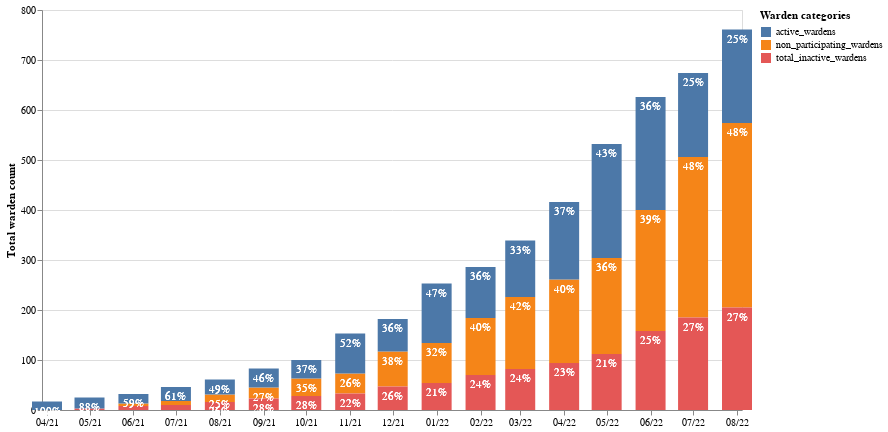

Notebook source saved alongside this figure:
### Code cell
(bars + active_labels + non_p_labels + inactive_labels).properties(width=700,height=400)

### Figure 1 — Vega-Lite specification as saved in the notebook (floating-point values rounded to 4 significant figures)
{"config": {"view": {"continuousWidth": 400, "continuousHeight": 300}}, "layer": [{"mark": {"type": "bar", "size": 30}, "encoding": {"color": {"field": "column", "title": "Warden categories", "type": "nominal"}, "x": {"axis": {"format": "%m/%y", "grid": false, "title": ""}, "field": "date", "type": "temporal"}, "y": {"axis": {"title": "Total warden count"}, "field": "value", "type": "quantitative"}}, "transform": [{"fold": ["non_participating_wardens", "total_inactive_wardens", "active_wardens"], "as": ["column", "value"]}]}, {"mark": {"type": "text", "color": "white", "dy": 10}, "encoding": {"text": {"field": "percentActive", "format": ".0%", "type": "quantitative"}, "x": {"axis": {"format": "%m/%y", "grid": false, "title": ""}, "field": "date", "type": "temporal"}, "y": {"field": "total_wardens", "type": "quantitative"}}, "transform": [{"fold": ["non_participating_wardens", "total_inactive_wardens", "active_wardens"], "as": ["column", "value"]}, {"calculate": "datum.active_wardens / datum.total_wardens", "as": "percentActive"}, {"calculate": "datum.non_participating_wardens / datum.total_wardens", "as": "percentNonParticipating"}, {"calculate": "datum.total_inactive_wardens / datum.total_wardens", "as": "percentInactive"}]}, {"mark": {"type": "text", "color": "white", "dy": 10}, "encoding": {"opacity": {"condition": {"value": 1, "test": "datum.non_participating_wardens > 10"}, "value": 0}, "text": {"field": "percentNonParticipating", "format": ".0%", "type": "quantitative"}, "x": {"axis": {"format": "%m/%y", "grid": false, "title": ""}, "field": "date", "type": "temporal"}, "y": {"field": "dy", "type": "quantitative"}}, "transform": [{"fold": ["non_participating_wardens", "total_inactive_wardens", "active_wardens"], "as": ["column", "value"]}, {"calculate": "datum.non_participating_wardens + datum.total_inactive_wardens", "as": "dy"}, {"calculate": "datum.non_participating_wardens / datum.total_wardens", "as": "percentNonParticipating"}]}, {"mark": {"type": "text", "color": "white", "dy": 10}, "encoding": {"opacity": {"condition": {"value": 1, "test": "datum.total_inactive_wardens > 10"}, "value": 0}, "text": {"field": "percentInactive", "format": ".0%", "type": "quantitative"}, "x": {"axis": {"format": "%m/%y", "grid": false, "title": ""}, "field": "date", "type": "temporal"}, "y": {"field": "total_inactive_wardens", "type": "quantitative"}}, "transform": [{"fold": ["non_participating_wardens", "total_inactive_wardens", "active_wardens"], "as": ["column", "value"]}, {"calculate": "datum.total_inactive_wardens / datum.total_wardens", "as": "percentInactive"}]}], "data": {"name": "data-da9ee59594c6f75761cef687267d02e0"}, "height": 400, "width": 700, "$schema": "https://vega.github.io/schema/vega-lite/v4.17.0.json", "datasets": {"data-da9ee59594c6f75761cef687267d02e0": [{"date": "2021-04-01T00:00:00", "active_wardens": 17, "inactive_wardens": 0, "new_wardens": 17, "total_inactive_wardens": 0, "total_wardens": 17, "non_participating_wardens": 0}, {"date": "2021-05-01T00:00:00", "active_wardens": 22, "inactive_wardens": 3, "new_wardens": 8, "total_inactive_wardens": 3, "total_wardens": 25, "non_participating_wardens": 0}, {"date": "2021-06-01T00:00:00", "active_wardens": 19, "inactive_wardens": 5, "new_wardens": 7, "total_inactive_wardens": 8, "total_wardens": 32, "non_participating_wardens": 5}, {"date": "2021-07-01T00:00:00", "active_wardens": 28, "inactive_wardens": 2, "new_wardens": 14, "total_inactive_wardens": 10, "total_wardens": 46, "non_participating_wardens": 8}, {"date": "2021-08-01T00:00:00", "active_wardens": 30, "inactive_wardens": 6, "new_wardens": 15, "total_inactive_wardens": 16, "total_wardens": 61, "non_participating_wardens": 15}, {"date": "2021-09-01T00:00:00", "active_wardens": 38, "inactive_wardens": 7, "new_wardens": 22, "total_inactive_wardens": 23, "total_wardens": 83, "non_participating_wardens": 22}, {"date": "2021-10-01T00:00:00", "active_wardens": 37, "inactive_wardens": 5, "new_wardens": 17, "total_inactive_wardens": 28, "total_wardens": 100, "non_participating_wardens": 35}, {"date": "2021-11-01T00:00:00", "active_wardens": 80, "inactive_wardens": 5, "new_wardens": 53, "total_inactive_wardens": 33, "total_wardens": 153, "non_participating_wardens": 40}, {"date": "2021-12-01T00:00:00", "active_wardens": 65, "inactive_wardens": 14, "new_wardens": 29, "total_inactive_wardens": 47, "total_wardens": 182, "non_participating_wardens": 70}, {"date": "2022-01-01T00:00:00", "active_wardens": 119, "inactive_wardens": 7, "new_wardens": 71, "total_inactive_wardens": 54, "total_wardens": 253, "non_participating_wardens": 80}, {"date": "2022-02-01T00:00:00", "active_wardens": 102, "inactive_wardens": 16, "new_wardens": 33, "total_inactive_wardens": 70, "total_wardens": 286, "non_participating_wardens": 114}, {"date": "2022-03-01T00:00:00", "active_wardens": 113, "inactive_wardens": 12, "new_wardens": 53, "total_inactive_wardens": 82, "total_wardens": 339, "non_participating_wardens": 144}, {"date": "2022-04-01T00:00:00", "active_wardens": 155, "inactive_wardens": 12, "new_wardens": 77, "total_inactive_wardens": 94, "total_wardens": 416, "non_participating_wardens": 167}, {"date": "2022-05-01T00:00:00", "active_wardens": 228, "inactive_wardens": 18, "new_wardens": 116, "total_inactive_wardens": 112, "total_wardens": 532, "non_participating_wardens": 192}, {"date": "2022-06-01T00:00:00", "active_wardens": 226, "inactive_wardens": 46, "new_wardens": 94, "total_inactive_wardens": 158, "total_wardens": 626, "non_participating_wardens": 242}, {"date": "2022-07-01T00:00:00", "active_wardens": 168, "inactive_wardens": 27, "new_wardens": 48, "total_inactive_wardens": 185, "total_wardens": 674, "non_participating_wardens": 321}, {"date": "2022-08-01T00:00:00", "active_wardens": 187, "inactive_wardens": 20, "new_wardens": 87, "total_inactive_wardens": 205, "total_wardens": 761, "non_participating_wardens": 369}]}}
